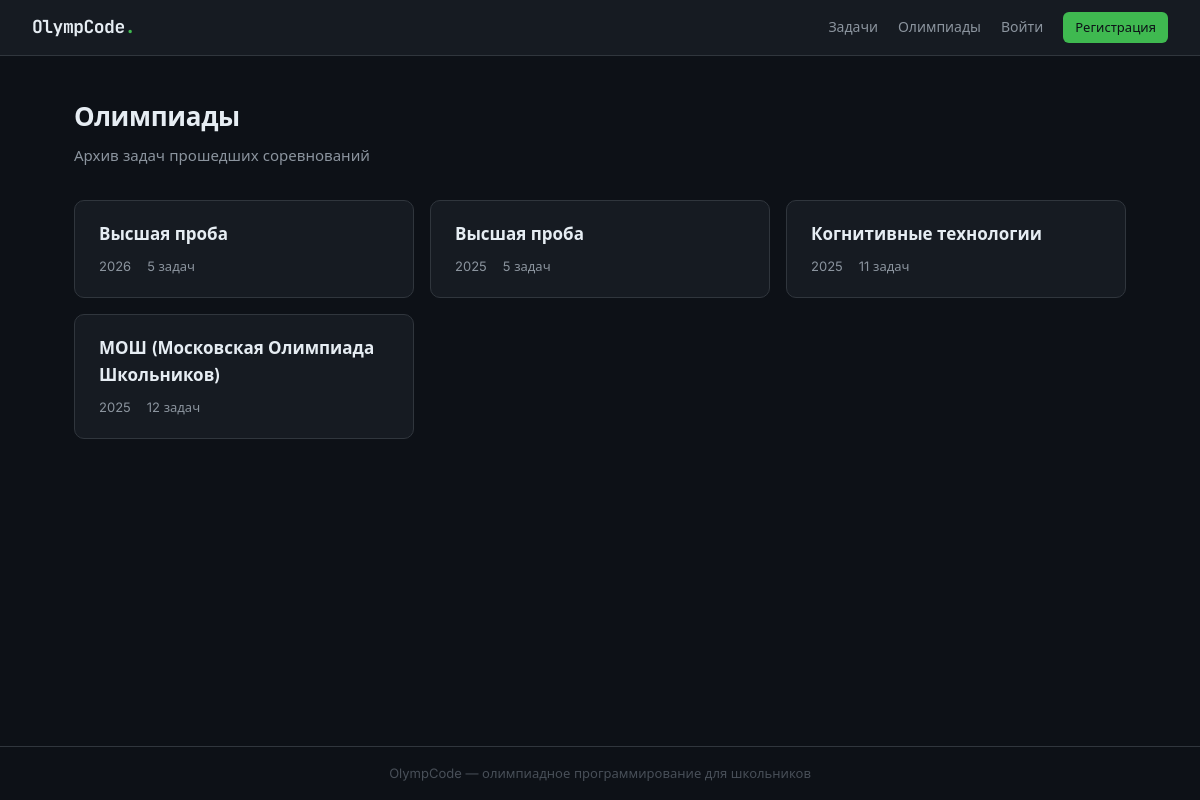
The app's page /contests/ with its own data.
### models.py (models this page shows)
class Contest(Base):
    __tablename__ = "contests"
    id:          Mapped[int]        = mapped_column(Integer, primary_key=True)
    title:       Mapped[str]        = mapped_column(String(256))
    year:        Mapped[int | None] = mapped_column(Integer, nullable=True)
    description: Mapped[str | None] = mapped_column(Text, nullable=True)
    format:      Mapped[ContestFormat] = mapped_column(SAEnum(ContestFormat), default=ContestFormat.POLYGON)
    created_at:  Mapped[datetime]   = mapped_column(DateTime, default=datetime.now)
    contest_tasks: Mapped[list["ContestTask"]] = relationship(back_populates="contest")

### routers/contests.py (the view)
@router.get("/")
async def contests_list(request: Request, db: Session = Depends(get_db)):
    user     = get_current_user(request, db)
    contests = db.query(Contest).order_by(Contest.year.desc(), Contest.title).all()
    return templates.TemplateResponse("contests/index.html", {
        "request":  request,
        "user":     user,
        "contests": contests,
    })

### templates/contests/index.html (shortened to what this page needs)
{% extends "base.html" %}
{% block content %}
<div class="page-header">
  <h1>Олимпиады</h1>
  <p>Архив задач прошедших соревнований</p>
</div>
{% if contests %}
<div class="topics-grid">
  {% for contest in contests %}
  <a href="/contests/{{ contest.id }}" class="topic-card">
    <div class="topic-card__title">{{ contest.title }}</div>
    <div class="topic-card__meta">
      {% if contest.year %}<span>{{ contest.year }}</span>{% endif %}
      <span>{{ contest.contest_tasks | length }} задач</span>
    </div>
  </a>
  {% endfor %}
</div>
{% endif %}
{% endblock %}

### static/css/main.css (style rules this page uses)
*, *::before, *::after { box-sizing: border-box; margin: 0; padding: 0; }
:root { --bg: #0d1117; --bg-card: #161b22; --bg-input: #0d1117; --border: #30363d; --border-hi: #58a6ff; --text: #e6edf3; --text-2: #8b949e; --text-3: #484f58; --green: #3fb950; --green-dim: #1a4226; --red: #f85149; --red-dim: #3d1a19; --amber: #d29922; --amber-dim: #2d2208; --blue: #58a6ff; --mono: 'JetBrains Mono', 'Courier New', monospace; --sans: 'Inter', system-ui, sans-serif; --radius: 6px; --radius-lg: 10px; }
html { scroll-behavior: smooth; }
body { background: var(--bg); color: var(--text); font-family: var(--sans); font-size: 15px; line-height: 1.6; min-height: 100vh; display: flex; flex-direction: column; }
a { color: var(--blue); text-decoration: none; }
.page-header { margin-bottom: 32px; }
.page-header h1 { font-size: 26px; font-weight: 600; letter-spacing: -0.3px; }
.page-header p { color: var(--text-2); margin-top: 6px; }
.topics-grid { display: grid; grid-template-columns: repeat(auto-fill, minmax(320px, 1fr)); gap: 16px; }
.topic-card { background: var(--bg-card); border: 1px solid var(--border); border-radius: var(--radius-lg); padding: 20px 24px; text-decoration: none; color: var(--text); transition: border-color .15s, transform .15s, box-shadow .15s; display: block; }
.topic-card__title { font-size: 17px; font-weight: 600; margin-bottom: 8px; }
.topic-card__meta { font-size: 13px; color: var(--text-2); display: flex; gap: 16px; }

### records on screen
Contest: title "Высшая проба", year "2026", contest_tasks|length "5"
Contest: title "Высшая проба", year "2025", contest_tasks|length "5"
Contest: title "Когнитивные технологии", year "2025", contest_tasks|length "11"
Contest: title "МОШ (Московская Олимпиада Школьников)", year "2025", contest_tasks|length "12"
